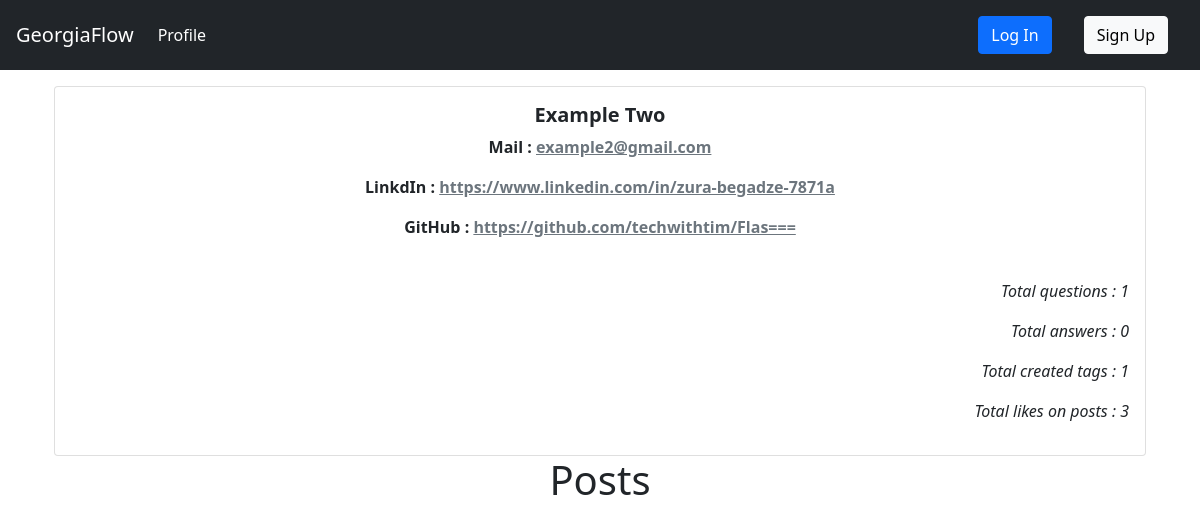
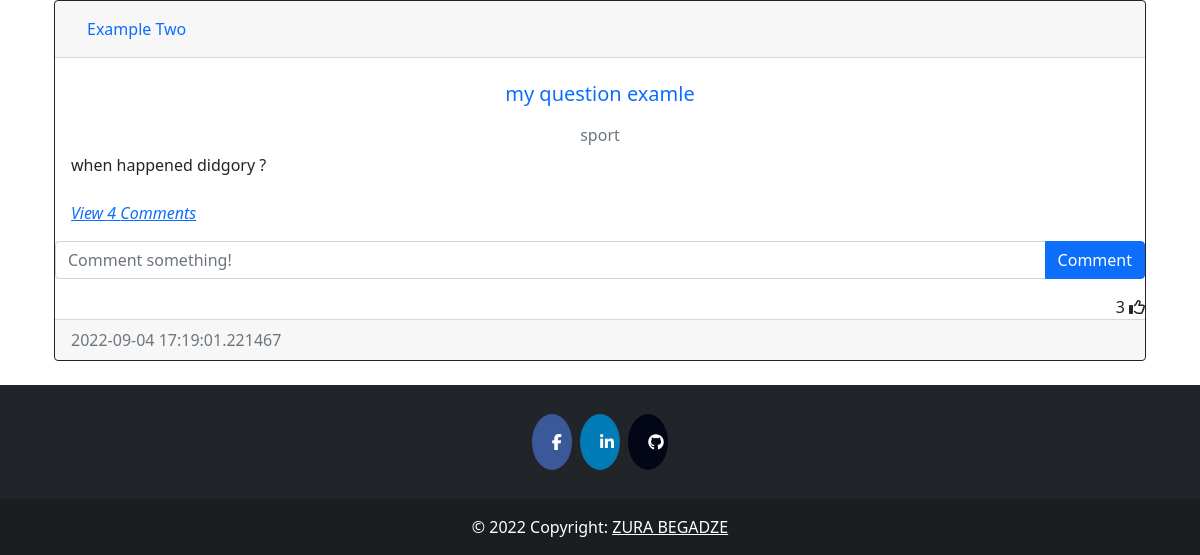
The page /user/3 on the database as committed earlier (2 pictures, top to bottom).
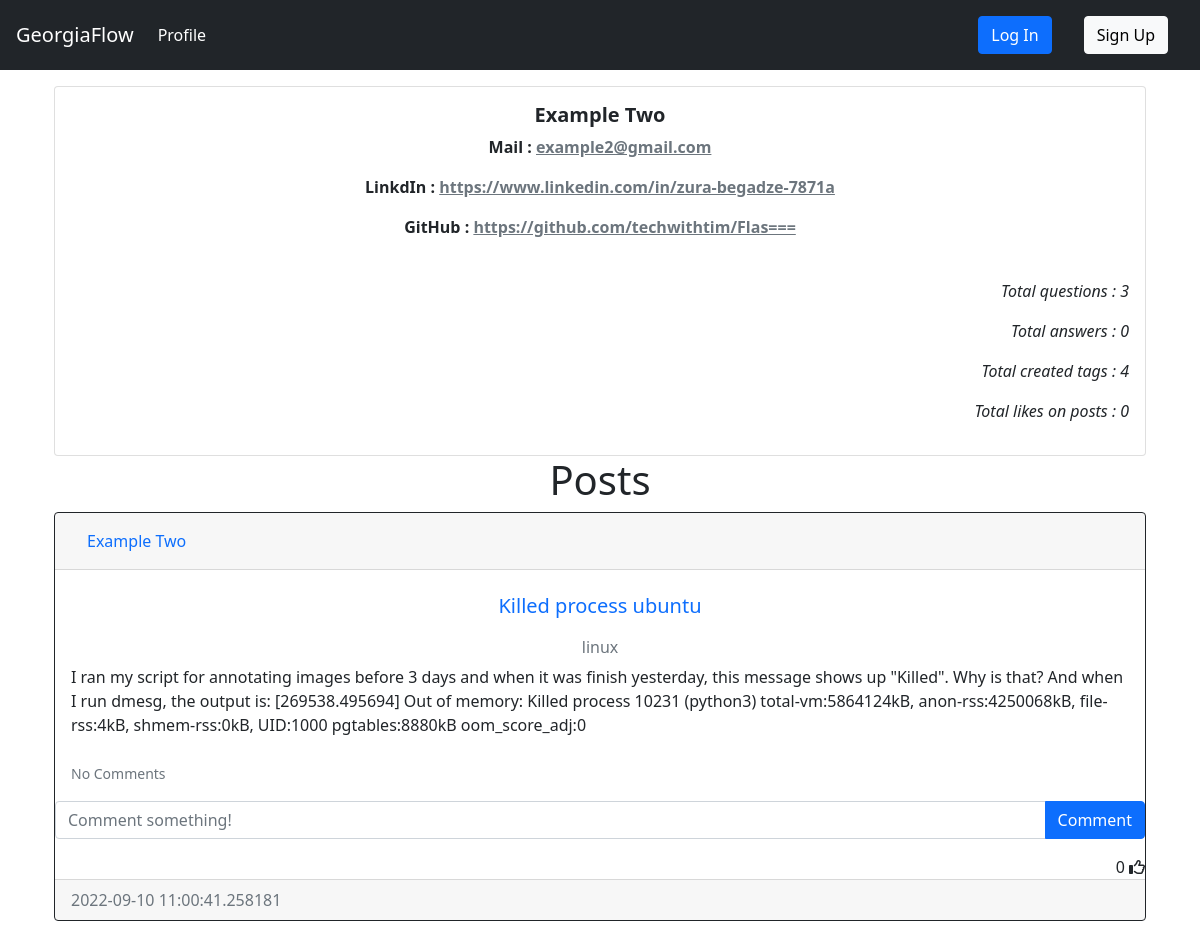
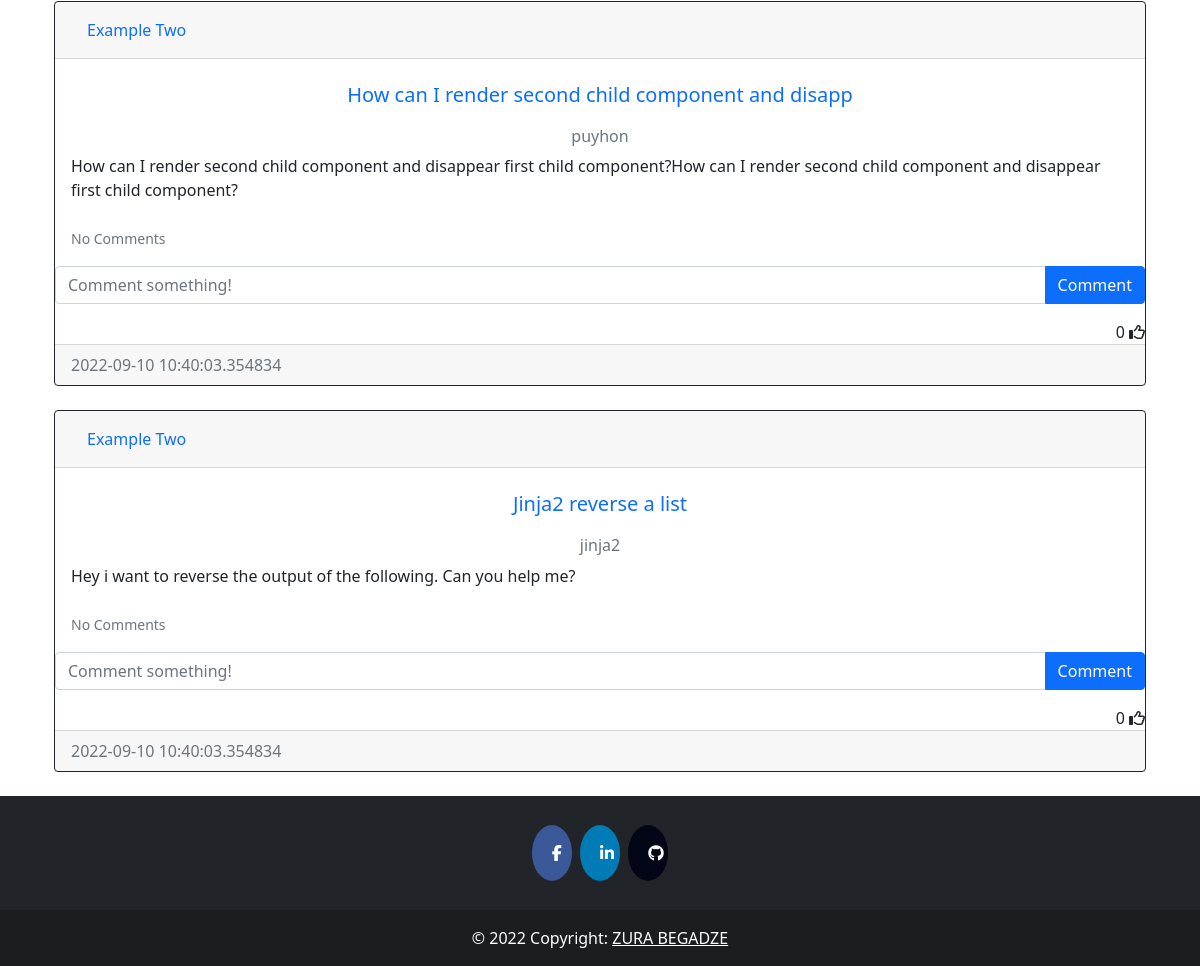
The same page on the database as committed later (2 pictures, top to bottom).
### auth/models.py (models this page shows, shortened)
class User(db.Model, UserMixin):
    __tablename__ = 'user'
    id = db.Column(db.Integer, primary_key=True)
    fullname = db.Column(db.String(200), nullable = False, index=True)
    email = db.Column(db.String(100), nullable = False, unique = True, index=True)
    linkedin = db.Column(db.String(50), unique=True, nullable = False)
    github = db.Column(db.String(45), unique=True, nullable = False)
    date_created = db.Column(db.DateTime, default = datetime.utcnow())
    password_hash = db.Column(db.String(128))
    posts = db.relationship('Post', backref='user', passive_deletes=True)
    tags = db.relationship('Tag', backref='user', passive_deletes=True)
    comments = db.relationship('Comment', backref='user', passive_deletes=True)
    likes = db.relationship('Like', backref='user', passive_deletes=True)

### question/models.py (models this page shows, shortened)
class Post(db.Model):
    __tablename__='post'
    id = db.Column(db.Integer, primary_key=True)
    heading = db.Column(db.String(50), nullable = False, index=True, unique=True)
    text = db.Column(db.Text, nullable=False)
    date_created = db.Column(db.DateTime, default = datetime.utcnow())
    tags = db.Column(db.String, db.ForeignKey('tag.name', ondelete="CASCADE"), unique=False, nullable=False)
    author = db.Column(db.Integer, db.ForeignKey('user.id', ondelete="CASCADE"), nullable=False)
    comments = db.relationship('Comment', backref='post', passive_deletes=True)
    likes = db.relationship('Like', backref='post', passive_deletes=True)

### auth/views.py (the view, shortened to what this page needs)
@auth.route('/user/<user_id>', methods=['GET', 'POST'])
def get_user(user_id):
    user = User.query.filter_by(id = user_id).first()
    tags = Tag.query.order_by(Tag.name).all()
    form = questionForm()
    total_likes = 0
    if user.posts:
        for post in user.posts:
            for _ in post.likes:
                total_likes+=1
    return render_template("profile.html", user = user, form=form, total_likes = total_likes)

### question/forms.py
class questionForm(FlaskForm):
    heading = StringField('heading', [Length(min=2, max=50), DataRequired(message='Question ')])
    text = TextAreaField('Question', [Length(min=2, max=1000), DataRequired(message='description')])
    ask = SubmitField("ASK")

### templates/profile.html (shortened to what this page needs)
{% extends 'base.html' %}
{% block content %}
    <div class="card text-center">
        <div class="card-body">
            <h5 class="card-title fw-bolder">{{user.fullname}}</h5>
            <p class="card-text fw-semibold">Mail : <a class="link-secondary" target="_blank" href="mailto:{{user.email}}">{{user.email}}</a></p>
            <p type="url" class="card-text fw-semibold" >LinkdIn : <a target="_blank" href="{{user.linkedin}}" class="link-secondary">{{user.linkedin}}</a></p>
            <p type="url" class="card-text fw-semibold">GitHub : <a target="_blank" href="{{user.github}}" class="link-secondary">{{user.github}}</a></p>
            <br />
            <p type="url" class="fw-normal text-right fst-italic">Total questions : {{user.posts|length}} </p>
            <p type="url" class="fw-normal text-right fst-italic">Total answers : {{user.comments|length}} </p>
            <p type="url" class="fw-normal text-right fst-italic">Total created tags : {{user.tags|length}} </p>
            {%if total_likes%}
            <p type="url" class="fw-normal text-right fst-italic">Total likes on posts : {{total_likes}} </p>
            {%else%}
            <p type="url" class="fw-normal text-right fst-italic">Total likes on posts : 0 </p>
            {%endif%}
        </div>
    </div>
    <h1 align="center">{% block header %}Posts{% endblock %}</h1>
    <div id="posts">
    {% for post in user.posts|reverse %}
    <div class="card border-dark">
        <div class="card-header d-flex justify-content-between align-items-center">
            <a class="nav-item nav-link active" href="{{ url_for('auth.get_user', user_id=post.user.id) }}">{{post.user.fullname}}</a>
            <br />
        </div>
        <div class="card-body">
            <a class="card-title nav-item nav-link text-center" href="{{ url_for('post.post_detail', post_id=post.id) }}"><h5 >{{post.heading}}</h5></a>
            <h6 class="card-subtitle mb-2 text-muted text-center">{{post.tags}}</h6>
            <div class="card-text ">{{post.text}}</div>
            <br />
            <p class="card-text">
                {% if post.comments|length > 0 %}
                <a data-bs-toggle="collapse" href="#comments-{{post.id}}" role="button">
                <cite title="Source" >View {{post.comments|length}} Comments</cite>
                </a>
                {% else %}
                <small class="text-muted">No Comments</small>
                {% endif %}
            </p>
        </div>
        <form class="input-group mb-3" method="POST" action="/create-comment/{{post.id}}" >
            <input type="text" id="text"  name="text" class="form-control" placeholder="Comment something!" />
            <button type="submit" class="btn btn-primary">Comment</button>
        </form>
        <div class="text-right">
            <span id="likes-count-{{post.id}}">{{ post.likes|length }}</span>
            {% if current_user.id in post.likes|map(attribute="author")|list %}
            <i class="fas fa-thumbs-up" id="like-button-{{post.id}}" onclick="like('{{post.id}}')"></i>
            {% else %}
            <i class="far fa-thumbs-up" id="like-button-{{post.id}}" onclick="like('{{post.id}}')"></i>
            {% endif %}
        </div>
        <div class="card-footer text-muted">{{post.date_created}}</div>
    </div>
    <br/ > {% endfor %}
    </div>
{% endblock %}

### templates/base.html (shortened to what this page needs)
<!DOCTYPE html>
<html lang="en">
    <head>
        <link rel="stylesheet" href="{{ url_for('static', filename='css/index.css')}}"></link>
        <link rel="stylesheet" href="https://cdnjs.cloudflare.com/ajax/libs/font-awesome/4.7.0/css/font-awesome.min.css"/>
        <link rel="stylesheet" href="https://cdn.jsdelivr.net/npm/bootstrap@5.2.0/dist/css/bootstrap.min.css"/>
        <link rel="stylesheet" href="https://cdn.jsdelivr.net/npm/bootstrap@4.6.2/dist/css/bootstrap.min.css"/>
        <link rel="stylesheet" href="https://cdn.jsdelivr.net/npm/bootstrap@4.1.3/dist/css/bootstrap.min.css"/>
        <link rel="stylesheet" href="https://cdn.jsdelivr.net/npm/bootstrap@5.0.2/dist/css/bootstrap.min.css"/>
    </head>
    <body>
        <nav class="navbar navbar-expand-lg   navbar-dark bg-dark">
            <a class="navbar-brand" href="{{ url_for('api.index') }}">GeorgiaFlow</a>
            <div class="collapse navbar-collapse" id="navbarTogglerDemo03">
                <ul class="navbar-nav mr-auto mt-2 mt-lg-0">
                    <li class="nav-item active">
                    <a class="nav-link" href="{{ url_for('auth.get_user', user_id=current_user.id) }}">Profile <span class="sr-only">(current)</span></a>
                    </li>
                </ul>
                {%if current_user.is_authenticated %}
                    <div class="btn-group" style="margin-right:5%">
                        <button type="button" class="btn btn-sm btn-secondary dropdown-toggle" data-bs-toggle="dropdown">{{current_user.fullname}}</button>
                        <ul class="dropdown-menu">
                            <li>
                                <a class="dropdown-item" href="{{ url_for('auth.get_user', user_id=current_user.id) }}">{{current_user.fullname}}</a>
                            </li>
                            <li>
                                <a class="dropdown-item" href="{{ url_for('auth.update', user_id=current_user.id) }}">Update Profile</a>
                            </li>
                            <li>
                                <a class="dropdown-item" href="{{ url_for('auth.update_password', user_id=current_user.id) }}">Update Password</a>
                            </li>
                            <div class="dropdown-divider"></div>
                            <a class="dropdown-item" href="{{ url_for('auth.logout') }}">Log Out</a>
                            </div>
                        </ul>
                    </div>
                {%else%}
                    <a class="nav-link" href="{{ url_for('auth.login') }}"><button type="button" class="btn btn-primary">Log In</button></a>
                    <a class="nav-link" href="{{ url_for('auth.signup') }}"><button type="button" class="btn btn-light">Sign Up</button></a>
                {%endif%}
            </div>
        </nav>
        <nav class="navtag ">
        </nav>
        <div class="container">{% block content %}{% endblock %}</div>
        {%block footer%}
        <footer class="bg-dark text-center text-white">
            <div class="container p-4 pb-0">
                <section class="mb-4">
                    <a href="https://www.facebook.com/zura.begadze.35/" class="fa fa-facebook"></a>
                    <a href="https://www.linkedin.com/in/zura-begadze/" class="fa fa-linkedin"></a>
                    <a href="https://github.com/papitokarlo" class="fa fa-github"></a>
            </section>
            </div>
            <div class="text-center p-3" style="background-color: rgba(0, 0, 0, 0.2);">
                © 2022 Copyright:
                <a class="text-white" href="">ZURA BEGADZE</a>
            </div>
        </footer>
        {%endblock%}
    </body>
</html>

### static/css/index.css (style rules this page uses)
.navtag { position: relative; overflow: hidden; scroll-behavior: smooth; }
.fa { padding: 20px; font-size: 30px; width: 30px; text-align: center; text-decoration: none; margin: 5px 2px; border-radius: 50%; }
.fa-facebook { background: #3B5998; color: white; }
.fa-linkedin { background: #007bb5; color: white; }
.fa-github { background: #030617; color: white; }

Rows that differ between the two databases and show on the page:
removed Post: user.fullname "Example Two", heading "my question examle", tags "sport", text "when happened didgory ?", comments|length "4", likes|length "3", date_created "2022-09-04 17:19:01.221467"
added Post: user.fullname "Example Two", heading "Killed process ubuntu", tags "linux", text "I ran my script for annotating images before 3 days and when it was finish yesterday, this message shows up \"Killed\". Why is that? And when I run dmesg, the output is: [269538.495694] Out of memory: Killed process 10231 (python3) total-vm:5864124kB, anon-rss:4250068kB, file-rss:4kB, shmem-rss:0kB, UID:1000 pgtables:8880kB oom_score_adj:0", shows "No Comments", likes|length "0", date_created "2022-09-10 11:00:41.258181"
added Post: user.fullname "Example Two", heading "How can I render second child component and disapp", tags "puyhon", text "How can I render second child component and disappear first child component?How can I render second child component and disappear first child component?", shows "No Comments", likes|length "0", date_created "2022-09-10 10:40:03.354834"
added Post: user.fullname "Example Two", heading "Jinja2 reverse a list", tags "jinja2", text "Hey i want to reverse the output of the following. Can you help me?", shows "No Comments", likes|length "0", date_created "2022-09-10 10:40:03.354834"
Other text that changed with them:
{{ user.posts|length }}: "1" → "3"
{{ user.tags|length }}: "1" → "4"
{{ total_likes }}: "3" → (not shown)
text no longer shown: "Total likes on posts :"
text now shown: "Total likes on posts : 0"
